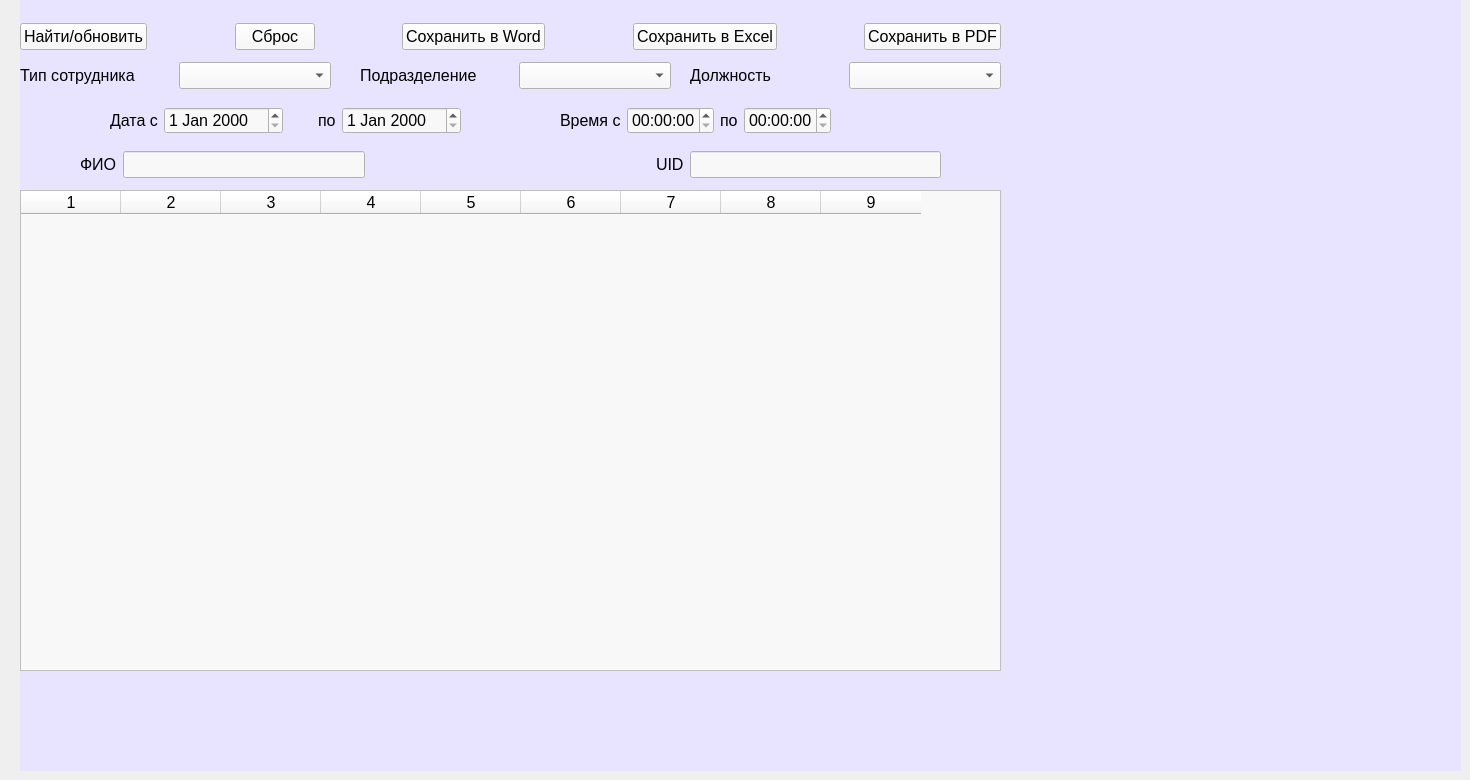
    <widget class="QWidget" name="page_Reports">
     <widget class="QWidget" name="widget_2" native="true">
      <property name="geometry">
       <rect>
        <x>20</x>
        <y>0</y>
        <width>1441</width>
        <height>771</height>
       </rect>
      </property>
      <property name="styleSheet">
       <string notr="true">background-color: rgb(232, 228, 255);</string>
      </property>
      <widget class="QTableWidget" name="tableViewRepo">
       <property name="enabled">
        <bool>true</bool>
       </property>
       <property name="geometry">
        <rect>
         <x>0</x>
         <y>190</y>
         <width>981</width>
         <height>481</height>
        </rect>
       </property>
       <property name="font">
        <font>
         <pointsize>12</pointsize>
        </font>
       </property>
       <property name="styleSheet">
        <string notr="true">background-color: rgb(248, 248, 248);
</string>
       </property>
       <property name="horizontalScrollBarPolicy">
        <enum>Qt::ScrollBarAsNeeded</enum>
       </property>
       <property name="editTriggers">
        <set>QAbstractItemView::NoEditTriggers</set>
       </property>
       <property name="dragEnabled">
        <bool>true</bool>
       </property>
       <property name="alternatingRowColors">
        <bool>true</bool>
       </property>
       <property name="selectionMode">
        <enum>QAbstractItemView::NoSelection</enum>
       </property>
       <property name="horizontalScrollMode">
        <enum>QAbstractItemView::ScrollPerPixel</enum>
       </property>
       <property name="sortingEnabled">
        <bool>true</bool>
       </property>
       <column>
        <property name="text">
         <string>1</string>
        </property>
        <property name="font">
         <font>
          <pointsize>12</pointsize>
         </font>
        </property>
       </column>
       <column>
        <property name="text">
         <string>2</string>
        </property>
        <property name="font">
         <font>
          <pointsize>12</pointsize>
         </font>
        </property>
       </column>
       <column>
        <property name="text">
         <string>3</string>
        </property>
        <property name="font">
         <font>
          <pointsize>12</pointsize>
         </font>
        </property>
       </column>
       <column>
        <property name="text">
         <string>4</string>
        </property>
        <property name="font">
         <font>
          <pointsize>12</pointsize>
         </font>
        </property>
       </column>
       <column>
        <property name="text">
         <string>5</string>
        </property>
        <property name="font">
         <font>
          <pointsize>12</pointsize>
         </font>
        </property>
       </column>
       <column>
        <property name="text">
         <string>6</string>
        </property>
        <property name="font">
         <font>
          <pointsize>12</pointsize>
         </font>
        </property>
       </column>
       <column>
        <property name="text">
         <string>7</string>
        </property>
        <property name="font">
         <font>
          <pointsize>12</pointsize>
         </font>
        </property>
       </column>
       <column>
        <property name="text">
         <string>8</string>
        </property>
        <property name="font">
         <font>
          <pointsize>12</pointsize>
         </font>
        </property>
       </column>
       <column>
        <property name="text">
         <string>9</string>
        </property>
        <property name="font">
         <font>
          <pointsize>12</pointsize>
         </font>
        </property>
       </column>
      </widget>
      <widget class="QWidget" name="widget_5" native="true">
       <property name="geometry">
        <rect>
         <x>0</x>
         <y>60</y>
         <width>341</width>
         <height>31</height>
        </rect>
       </property>
       <widget class="QWidget" name="layoutWidget">
        <property name="geometry">
         <rect>
          <x>0</x>
          <y>0</y>
          <width>311</width>
          <height>31</height>
         </rect>
        </property>
        <layout class="QHBoxLayout" name="Type">
         <item>
          <widget class="QLabel" name="typeLab_1">
           <property name="font">
            <font>
             <pointsize>12</pointsize>
            </font>
           </property>
           <property name="styleSheet">
            <string notr="true"/>
           </property>
           <property name="text">
            <string>Тип сотрудника</string>
           </property>
          </widget>
         </item>
         <item>
          <widget class="QComboBox" name="boxTypeRepo">
           <property name="font">
            <font>
             <pointsize>12</pointsize>
            </font>
           </property>
           <property name="styleSheet">
            <string notr="true">background-color: rgb(248, 248, 248);
</string>
           </property>
          </widget>
         </item>
        </layout>
       </widget>
      </widget>
      <widget class="QWidget" name="widget_6" native="true">
       <property name="geometry">
        <rect>
         <x>320</x>
         <y>60</y>
         <width>341</width>
         <height>31</height>
        </rect>
       </property>
       <widget class="QWidget" name="layoutWidget">
        <property name="geometry">
         <rect>
          <x>20</x>
          <y>0</y>
          <width>311</width>
          <height>31</height>
         </rect>
        </property>
        <layout class="QHBoxLayout" name="structur">
         <item>
          <widget class="QLabel" name="typeLab">
           <property name="font">
            <font>
             <pointsize>12</pointsize>
            </font>
           </property>
           <property name="styleSheet">
            <string notr="true"/>
           </property>
           <property name="text">
            <string>Подразделение</string>
           </property>
          </widget>
         </item>
         <item>
          <widget class="QComboBox" name="boxStructurRepo">
           <property name="font">
            <font>
             <pointsize>12</pointsize>
            </font>
           </property>
           <property name="styleSheet">
            <string notr="true">background-color: rgb(248, 248, 248);
</string>
           </property>
          </widget>
         </item>
        </layout>
       </widget>
      </widget>
      <widget class="QWidget" name="widget_8" native="true">
       <property name="geometry">
        <rect>
         <x>670</x>
         <y>60</y>
         <width>321</width>
         <height>31</height>
        </rect>
       </property>
       <widget class="QWidget" name="layoutWidget">
        <property name="geometry">
         <rect>
          <x>0</x>
          <y>0</y>
          <width>311</width>
          <height>31</height>
         </rect>
        </property>
        <layout class="QHBoxLayout" name="Job">
         <item>
          <widget class="QLabel" name="typeLab_2">
           <property name="font">
            <font>
             <pointsize>12</pointsize>
            </font>
           </property>
           <property name="styleSheet">
            <string notr="true"/>
           </property>
           <property name="text">
            <string>Должность</string>
           </property>
          </widget>
         </item>
         <item>
          <widget class="QComboBox" name="boxJobRepo">
           <property name="font">
            <font>
             <pointsize>12</pointsize>
            </font>
           </property>
           <property name="styleSheet">
            <string notr="true">background-color: rgb(248, 248, 248);
</string>
           </property>
           <property name="editable">
            <bool>false</bool>
           </property>
           <property name="currentText">
            <string/>
           </property>
          </widget>
         </item>
        </layout>
       </widget>
      </widget>
      <widget class="QWidget" name="widget_7" native="true">
       <property name="geometry">
        <rect>
         <x>70</x>
         <y>100</y>
         <width>381</width>
         <height>41</height>
        </rect>
       </property>
       <widget class="QWidget" name="layoutWidget">
        <property name="geometry">
         <rect>
          <x>20</x>
          <y>0</y>
          <width>351</width>
          <height>41</height>
         </rect>
        </property>
        <layout class="QHBoxLayout" name="DateRepo">
         <item>
          <widget class="QLabel" name="typeLab_3">
           <property name="font">
            <font>
             <pointsize>12</pointsize>
            </font>
           </property>
           <property name="styleSheet">
            <string notr="true"/>
           </property>
           <property name="text">
            <string>Дата с</string>
           </property>
          </widget>
         </item>
         <item>
          <widget class="QDateEdit" name="edData1Repo">
           <property name="font">
            <font>
             <pointsize>12</pointsize>
            </font>
           </property>
           <property name="styleSheet">
            <string notr="true">background-color: rgb(248, 248, 248);
</string>
           </property>
          </widget>
         </item>
         <item>
          <spacer name="horizontalSpacer_10">
           <property name="orientation">
            <enum>Qt::Horizontal</enum>
           </property>
           <property name="sizeHint" stdset="0">
            <size>
             <width>40</width>
             <height>20</height>
            </size>
           </property>
          </spacer>
         </item>
         <item>
          <widget class="QLabel" name="typeLab_4">
           <property name="font">
            <font>
             <pointsize>12</pointsize>
            </font>
           </property>
           <property name="styleSheet">
            <string notr="true"/>
           </property>
           <property name="text">
            <string>по</string>
           </property>
          </widget>
         </item>
         <item>
          <widget class="QDateEdit" name="edData2Repo">
           <property name="font">
            <font>
             <pointsize>12</pointsize>
            </font>
           </property>
           <property name="styleSheet">
            <string notr="true">background-color: rgb(248, 248, 248);
</string>
           </property>
          </widget>
         </item>
        </layout>
       </widget>
      </widget>
      <widget class="QWidget" name="widget_9" native="true">
       <property name="geometry">
        <rect>
         <x>510</x>
         <y>100</y>
         <width>421</width>
         <height>41</height>
        </rect>
       </property>
       <widget class="QWidget" name="layoutWidget">
        <property name="geometry">
         <rect>
          <x>30</x>
          <y>0</y>
          <width>271</width>
          <height>41</height>
         </rect>
        </property>
        <layout class="QHBoxLayout" name="TimeRepo">
         <item>
          <widget class="QLabel" name="typeLab_5">
           <property name="font">
            <font>
             <pointsize>12</pointsize>
            </font>
           </property>
           <property name="styleSheet">
            <string notr="true"/>
           </property>
           <property name="text">
            <string>Время с</string>
           </property>
          </widget>
         </item>
         <item>
          <widget class="QTimeEdit" name="edTime1Repo">
           <property name="font">
            <font>
             <pointsize>12</pointsize>
            </font>
           </property>
           <property name="styleSheet">
            <string notr="true">background-color: rgb(248, 248, 248);
</string>
           </property>
          </widget>
         </item>
         <item>
          <spacer name="horizontalSpacer_11">
           <property name="orientation">
            <enum>Qt::Horizontal</enum>
           </property>
           <property name="sizeHint" stdset="0">
            <size>
             <width>40</width>
             <height>20</height>
            </size>
           </property>
          </spacer>
         </item>
         <item>
          <widget class="QLabel" name="typeLab_6">
           <property name="font">
            <font>
             <pointsize>12</pointsize>
            </font>
           </property>
           <property name="styleSheet">
            <string notr="true"/>
           </property>
           <property name="text">
            <string>по</string>
           </property>
          </widget>
         </item>
         <item>
          <widget class="QTimeEdit" name="edTime2Repo">
           <property name="font">
            <font>
             <pointsize>12</pointsize>
            </font>
           </property>
           <property name="styleSheet">
            <string notr="true">background-color: rgb(248, 248, 248);
</string>
           </property>
          </widget>
         </item>
        </layout>
       </widget>
      </widget>
      <widget class="QWidget" name="widget_10" native="true">
       <property name="geometry">
        <rect>
         <x>0</x>
         <y>140</y>
         <width>961</width>
         <height>41</height>
        </rect>
       </property>
       <widget class="QWidget" name="layoutWidget">
        <property name="geometry">
         <rect>
          <x>60</x>
          <y>10</y>
          <width>861</width>
          <height>29</height>
         </rect>
        </property>
        <layout class="QHBoxLayout" name="horizontalLayout_13">
         <item>
          <layout class="QHBoxLayout" name="horizontalLayout_11">
           <item>
            <widget class="QLabel" name="label_14">
             <property name="font">
              <font>
               <pointsize>12</pointsize>
              </font>
             </property>
             <property name="styleSheet">
              <string notr="true"/>
             </property>
             <property name="text">
              <string>ФИО</string>
             </property>
            </widget>
           </item>
           <item>
            <widget class="QLineEdit" name="textFioRepo">
             <property name="font">
              <font>
               <pointsize>12</pointsize>
              </font>
             </property>
             <property name="styleSheet">
              <string notr="true">background-color: rgb(248, 248, 248);
</string>
             </property>
            </widget>
           </item>
          </layout>
         </item>
         <item>
          <spacer name="horizontalSpacer_12">
           <property name="orientation">
            <enum>Qt::Horizontal</enum>
           </property>
           <property name="sizeHint" stdset="0">
            <size>
             <width>40</width>
             <height>20</height>
            </size>
           </property>
          </spacer>
         </item>
         <item>
          <layout class="QHBoxLayout" name="horizontalLayout_12">
           <item>
            <widget class="QLabel" name="label_15">
             <property name="font">
              <font>
               <pointsize>12</pointsize>
              </font>
             </property>
             <property name="styleSheet">
              <string notr="true"/>
             </property>
             <property name="text">
              <string>UID</string>
             </property>
            </widget>
           </item>
           <item>
            <widget class="QLineEdit" name="textUidRepo">
             <property name="font">
              <font>
               <pointsize>12</pointsize>
              </font>
             </property>
             <property name="styleSheet">
              <string notr="true">background-color: rgb(248, 248, 248);
</string>
             </property>
            </widget>
           </item>
          </layout>
         </item>
        </layout>
       </widget>
      </widget>
      <widget class="QWidget" name="layoutWidget">
       <property name="geometry">
        <rect>
         <x>0</x>
         <y>20</y>
         <width>981</width>
         <height>34</height>
        </rect>
       </property>
       <layout class="QHBoxLayout" name="horizontalLayout_9">
        <item>
         <widget class="QPushButton" name="btnSearchRepo">
          <property name="font">
           <font>
            <pointsize>12</pointsize>
           </font>
          </property>
          <property name="styleSheet">
           <string notr="true">background-color: rgb(248, 248, 248);
</string>
          </property>
          <property name="text">
           <string>Найти/обновить</string>
          </property>
          <property name="icon">
           <iconset resource="icon_test.qrc">
            <normaloff>:/icons/icon/lupa.png</normaloff>:/icons/icon/lupa.png</iconset>
          </property>
          <property name="iconSize">
           <size>
            <width>24</width>
            <height>24</height>
           </size>
          </property>
         </widget>
        </item>
        <item>
         <spacer name="horizontalSpacer_4">
          <property name="orientation">
           <enum>Qt::Horizontal</enum>
          </property>
          <property name="sizeHint" stdset="0">
           <size>
            <width>40</width>
            <height>20</height>
           </size>
          </property>
         </spacer>
        </item>
        <item>
         <widget class="QPushButton" name="btnResetRepo">
          <property name="font">
           <font>
            <pointsize>12</pointsize>
           </font>
          </property>
          <property name="styleSheet">
           <string notr="true">background-color: rgb(248, 248, 248);
</string>
          </property>
          <property name="text">
           <string>Сброс</string>
          </property>
          <property name="icon">
           <iconset resource="icon_test.qrc">
            <normaloff>:/icons/icon/Sbros.png</normaloff>:/icons/icon/Sbros.png</iconset>
          </property>
          <property name="iconSize">
           <size>
            <width>24</width>
            <height>24</height>
           </size>
          </property>
         </widget>
        </item>
        <item>
         <spacer name="horizontalSpacer_5">
          <property name="orientation">
           <enum>Qt::Horizontal</enum>
          </property>
          <property name="sizeHint" stdset="0">
           <size>
            <width>40</width>
            <height>20</height>
           </size>
          </property>
         </spacer>
        </item>
        <item>
         <widget class="QPushButton" name="btnDOCXRepo">
          <property name="font">
           <font>
            <pointsize>12</pointsize>
           </font>
          </property>
          <property name="styleSheet">
           <string notr="true">background-color: rgb(248, 248, 248);
</string>
          </property>
          <property name="text">
           <string>Сохранить в Word</string>
          </property>
          <property name="icon">
           <iconset resource="icon_test.qrc">
            <normaloff>:/icons/icon/word.png</normaloff>:/icons/icon/word.png</iconset>
          </property>
          <property name="iconSize">
           <size>
            <width>24</width>
            <height>24</height>
           </size>
          </property>
         </widget>
        </item>
        <item>
         <spacer name="horizontalSpacer_9">
          <property name="orientation">
           <enum>Qt::Horizontal</enum>
          </property>
          <property name="sizeHint" stdset="0">
           <size>
            <width>40</width>
            <height>20</height>
           </size>
          </property>
         </spacer>
        </item>
        <item>
         <widget class="QPushButton" name="btnEXELRepo">
          <property name="font">
           <font>
            <pointsize>12</pointsize>
           </font>
          </property>
          <property name="styleSheet">
           <string notr="true">background-color: rgb(248, 248, 248);
</string>
          </property>
          <property name="text">
           <string>Сохранить в Excel</string>
          </property>
          <property name="icon">
           <iconset resource="icon_test.qrc">
            <normaloff>:/icons/icon/excel.png</normaloff>:/icons/icon/excel.png</iconset>
          </property>
          <property name="iconSize">
           <size>
            <width>24</width>
            <height>24</height>
           </size>
          </property>
         </widget>
        </item>
        <item>
         <spacer name="horizontalSpacer_8">
          <property name="orientation">
           <enum>Qt::Horizontal</enum>
          </property>
          <property name="sizeHint" stdset="0">
           <size>
            <width>40</width>
            <height>20</height>
           </size>
          </property>
         </spacer>
        </item>
        <item>
         <widget class="QPushButton" name="btnPDFRepo">
          <property name="font">
           <font>
            <pointsize>12</pointsize>
           </font>
          </property>
          <property name="styleSheet">
           <string notr="true">background-color: rgb(248, 248, 248);
</string>
          </property>
          <property name="text">
           <string>Сохранить в PDF</string>
          </property>
          <property name="icon">
           <iconset resource="icon_test.qrc">
            <normaloff>:/icons/icon/pdf.png</normaloff>:/icons/icon/pdf.png</iconset>
          </property>
          <property name="iconSize">
           <size>
            <width>24</width>
            <height>24</height>
           </size>
          </property>
         </widget>
        </item>
       </layout>
      </widget>
     </widget>
    </widget>
